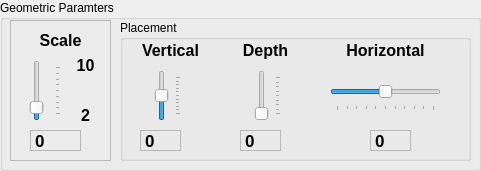
   <widget class="QGroupBox" name="groupBox_GeoPar">
    <property name="geometry">
     <rect>
      <x>10</x>
      <y>480</y>
      <width>481</width>
      <height>171</height>
     </rect>
    </property>
    <property name="title">
     <string>Geometric Paramters</string>
    </property>
    <widget class="QFrame" name="frame_5">
     <property name="geometry">
      <rect>
       <x>10</x>
       <y>20</y>
       <width>101</width>
       <height>141</height>
      </rect>
     </property>
     <property name="sizePolicy">
      <sizepolicy hsizetype="Ignored" vsizetype="Ignored">
       <horstretch>0</horstretch>
       <verstretch>0</verstretch>
      </sizepolicy>
     </property>
     <property name="font">
      <font>
       <family>Arial</family>
      </font>
     </property>
     <property name="frameShape">
      <enum>QFrame::StyledPanel</enum>
     </property>
     <property name="frameShadow">
      <enum>QFrame::Raised</enum>
     </property>
     <widget class="QLabel" name="label_textscale">
      <property name="geometry">
       <rect>
        <x>0</x>
        <y>10</y>
        <width>101</width>
        <height>21</height>
       </rect>
      </property>
      <property name="font">
       <font>
        <pointsize>12</pointsize>
        <weight>75</weight>
        <bold>true</bold>
       </font>
      </property>
      <property name="text">
       <string>Scale</string>
      </property>
      <property name="alignment">
       <set>Qt::AlignCenter</set>
      </property>
      <property name="wordWrap">
       <bool>true</bool>
      </property>
     </widget>
     <widget class="QLabel" name="label_scale">
      <property name="geometry">
       <rect>
        <x>20</x>
        <y>110</y>
        <width>51</width>
        <height>21</height>
       </rect>
      </property>
      <property name="font">
       <font>
        <family>Arial</family>
        <pointsize>13</pointsize>
        <weight>75</weight>
        <bold>true</bold>
       </font>
      </property>
      <property name="focusPolicy">
       <enum>Qt::NoFocus</enum>
      </property>
      <property name="locale">
       <locale language="Italian" country="Italy"/>
      </property>
      <property name="frameShape">
       <enum>QFrame::StyledPanel</enum>
      </property>
      <property name="frameShadow">
       <enum>QFrame::Sunken</enum>
      </property>
      <property name="text">
       <string>0</string>
      </property>
      <property name="textFormat">
       <enum>Qt::PlainText</enum>
      </property>
     </widget>
     <widget class="QSlider" name="SliderScale">
      <property name="geometry">
       <rect>
        <x>10</x>
        <y>40</y>
        <width>41</width>
        <height>61</height>
       </rect>
      </property>
      <property name="minimum">
       <number>2</number>
      </property>
      <property name="maximum">
       <number>10</number>
      </property>
      <property name="pageStep">
       <number>1</number>
      </property>
      <property name="sliderPosition">
       <number>3</number>
      </property>
      <property name="orientation">
       <enum>Qt::Vertical</enum>
      </property>
      <property name="tickPosition">
       <enum>QSlider::TicksBelow</enum>
      </property>
     </widget>
     <widget class="QLabel" name="label_textscale_2">
      <property name="geometry">
       <rect>
        <x>60</x>
        <y>80</y>
        <width>31</width>
        <height>31</height>
       </rect>
      </property>
      <property name="font">
       <font>
        <pointsize>12</pointsize>
        <weight>75</weight>
        <bold>true</bold>
       </font>
      </property>
      <property name="text">
       <string>2</string>
      </property>
      <property name="alignment">
       <set>Qt::AlignCenter</set>
      </property>
      <property name="wordWrap">
       <bool>true</bool>
      </property>
     </widget>
     <widget class="QLabel" name="label_textscale_3">
      <property name="geometry">
       <rect>
        <x>60</x>
        <y>30</y>
        <width>31</width>
        <height>31</height>
       </rect>
      </property>
      <property name="font">
       <font>
        <pointsize>12</pointsize>
        <weight>75</weight>
        <bold>true</bold>
       </font>
      </property>
      <property name="text">
       <string>10</string>
      </property>
      <property name="alignment">
       <set>Qt::AlignCenter</set>
      </property>
      <property name="wordWrap">
       <bool>true</bool>
      </property>
     </widget>
    </widget>
    <widget class="QGroupBox" name="groupBox_5">
     <property name="geometry">
      <rect>
       <x>120</x>
       <y>20</y>
       <width>351</width>
       <height>141</height>
      </rect>
     </property>
     <property name="title">
      <string>Placement</string>
     </property>
     <widget class="QSlider" name="SliderVert">
      <property name="geometry">
       <rect>
        <x>30</x>
        <y>50</y>
        <width>31</width>
        <height>51</height>
       </rect>
      </property>
      <property name="minimum">
       <number>-10</number>
      </property>
      <property name="maximum">
       <number>10</number>
      </property>
      <property name="pageStep">
       <number>1</number>
      </property>
      <property name="value">
       <number>0</number>
      </property>
      <property name="sliderPosition">
       <number>0</number>
      </property>
      <property name="orientation">
       <enum>Qt::Vertical</enum>
      </property>
      <property name="tickPosition">
       <enum>QSlider::TicksBelow</enum>
      </property>
      <property name="tickInterval">
       <number>2</number>
      </property>
     </widget>
     <widget class="QLabel" name="label_vert">
      <property name="geometry">
       <rect>
        <x>20</x>
        <y>110</y>
        <width>41</width>
        <height>21</height>
       </rect>
      </property>
      <property name="font">
       <font>
        <family>Arial</family>
        <pointsize>13</pointsize>
        <weight>75</weight>
        <bold>true</bold>
       </font>
      </property>
      <property name="focusPolicy">
       <enum>Qt::NoFocus</enum>
      </property>
      <property name="locale">
       <locale language="Italian" country="Italy"/>
      </property>
      <property name="frameShape">
       <enum>QFrame::StyledPanel</enum>
      </property>
      <property name="frameShadow">
       <enum>QFrame::Sunken</enum>
      </property>
      <property name="text">
       <string>0</string>
      </property>
      <property name="textFormat">
       <enum>Qt::PlainText</enum>
      </property>
     </widget>
     <widget class="QLabel" name="label_textscale_10">
      <property name="geometry">
       <rect>
        <x>10</x>
        <y>20</y>
        <width>81</width>
        <height>21</height>
       </rect>
      </property>
      <property name="font">
       <font>
        <pointsize>12</pointsize>
        <weight>75</weight>
        <bold>true</bold>
       </font>
      </property>
      <property name="text">
       <string>Vertical</string>
      </property>
      <property name="alignment">
       <set>Qt::AlignCenter</set>
      </property>
      <property name="wordWrap">
       <bool>true</bool>
      </property>
     </widget>
     <widget class="QLabel" name="label_textscale_16">
      <property name="geometry">
       <rect>
        <x>220</x>
        <y>20</y>
        <width>91</width>
        <height>21</height>
       </rect>
      </property>
      <property name="font">
       <font>
        <pointsize>12</pointsize>
        <weight>75</weight>
        <bold>true</bold>
       </font>
      </property>
      <property name="text">
       <string>Horizontal</string>
      </property>
      <property name="alignment">
       <set>Qt::AlignCenter</set>
      </property>
      <property name="wordWrap">
       <bool>true</bool>
      </property>
     </widget>
     <widget class="QLabel" name="label_horiz">
      <property name="geometry">
       <rect>
        <x>250</x>
        <y>110</y>
        <width>41</width>
        <height>21</height>
       </rect>
      </property>
      <property name="font">
       <font>
        <family>Arial</family>
        <pointsize>13</pointsize>
        <weight>75</weight>
        <bold>true</bold>
       </font>
      </property>
      <property name="focusPolicy">
       <enum>Qt::NoFocus</enum>
      </property>
      <property name="locale">
       <locale language="Italian" country="Italy"/>
      </property>
      <property name="frameShape">
       <enum>QFrame::StyledPanel</enum>
      </property>
      <property name="frameShadow">
       <enum>QFrame::Sunken</enum>
      </property>
      <property name="text">
       <string>0</string>
      </property>
      <property name="textFormat">
       <enum>Qt::PlainText</enum>
      </property>
     </widget>
     <widget class="QSlider" name="SliderHoriz">
      <property name="geometry">
       <rect>
        <x>210</x>
        <y>60</y>
        <width>111</width>
        <height>31</height>
       </rect>
      </property>
      <property name="minimum">
       <number>-10</number>
      </property>
      <property name="maximum">
       <number>10</number>
      </property>
      <property name="pageStep">
       <number>1</number>
      </property>
      <property name="value">
       <number>0</number>
      </property>
      <property name="sliderPosition">
       <number>0</number>
      </property>
      <property name="orientation">
       <enum>Qt::Horizontal</enum>
      </property>
      <property name="tickPosition">
       <enum>QSlider::TicksBelow</enum>
      </property>
      <property name="tickInterval">
       <number>2</number>
      </property>
     </widget>
     <widget class="QLabel" name="label_depth">
      <property name="geometry">
       <rect>
        <x>120</x>
        <y>110</y>
        <width>41</width>
        <height>21</height>
       </rect>
      </property>
      <property name="font">
       <font>
        <family>Arial</family>
        <pointsize>13</pointsize>
        <weight>75</weight>
        <bold>true</bold>
       </font>
      </property>
      <property name="focusPolicy">
       <enum>Qt::NoFocus</enum>
      </property>
      <property name="locale">
       <locale language="Italian" country="Italy"/>
      </property>
      <property name="frameShape">
       <enum>QFrame::StyledPanel</enum>
      </property>
      <property name="frameShadow">
       <enum>QFrame::Sunken</enum>
      </property>
      <property name="text">
       <string>0</string>
      </property>
      <property name="textFormat">
       <enum>Qt::PlainText</enum>
      </property>
     </widget>
     <widget class="QLabel" name="label_textscale_13">
      <property name="geometry">
       <rect>
        <x>110</x>
        <y>20</y>
        <width>71</width>
        <height>21</height>
       </rect>
      </property>
      <property name="font">
       <font>
        <pointsize>12</pointsize>
        <weight>75</weight>
        <bold>true</bold>
       </font>
      </property>
      <property name="text">
       <string>Depth</string>
      </property>
      <property name="alignment">
       <set>Qt::AlignCenter</set>
      </property>
      <property name="wordWrap">
       <bool>true</bool>
      </property>
     </widget>
     <widget class="QSlider" name="SliderDepth">
      <property name="geometry">
       <rect>
        <x>130</x>
        <y>50</y>
        <width>31</width>
        <height>51</height>
       </rect>
      </property>
      <property name="minimum">
       <number>0</number>
      </property>
      <property name="maximum">
       <number>8</number>
      </property>
      <property name="pageStep">
       <number>1</number>
      </property>
      <property name="value">
       <number>0</number>
      </property>
      <property name="sliderPosition">
       <number>0</number>
      </property>
      <property name="orientation">
       <enum>Qt::Vertical</enum>
      </property>
      <property name="tickPosition">
       <enum>QSlider::TicksBelow</enum>
      </property>
      <property name="tickInterval">
       <number>1</number>
      </property>
     </widget>
    </widget>
   </widget>
